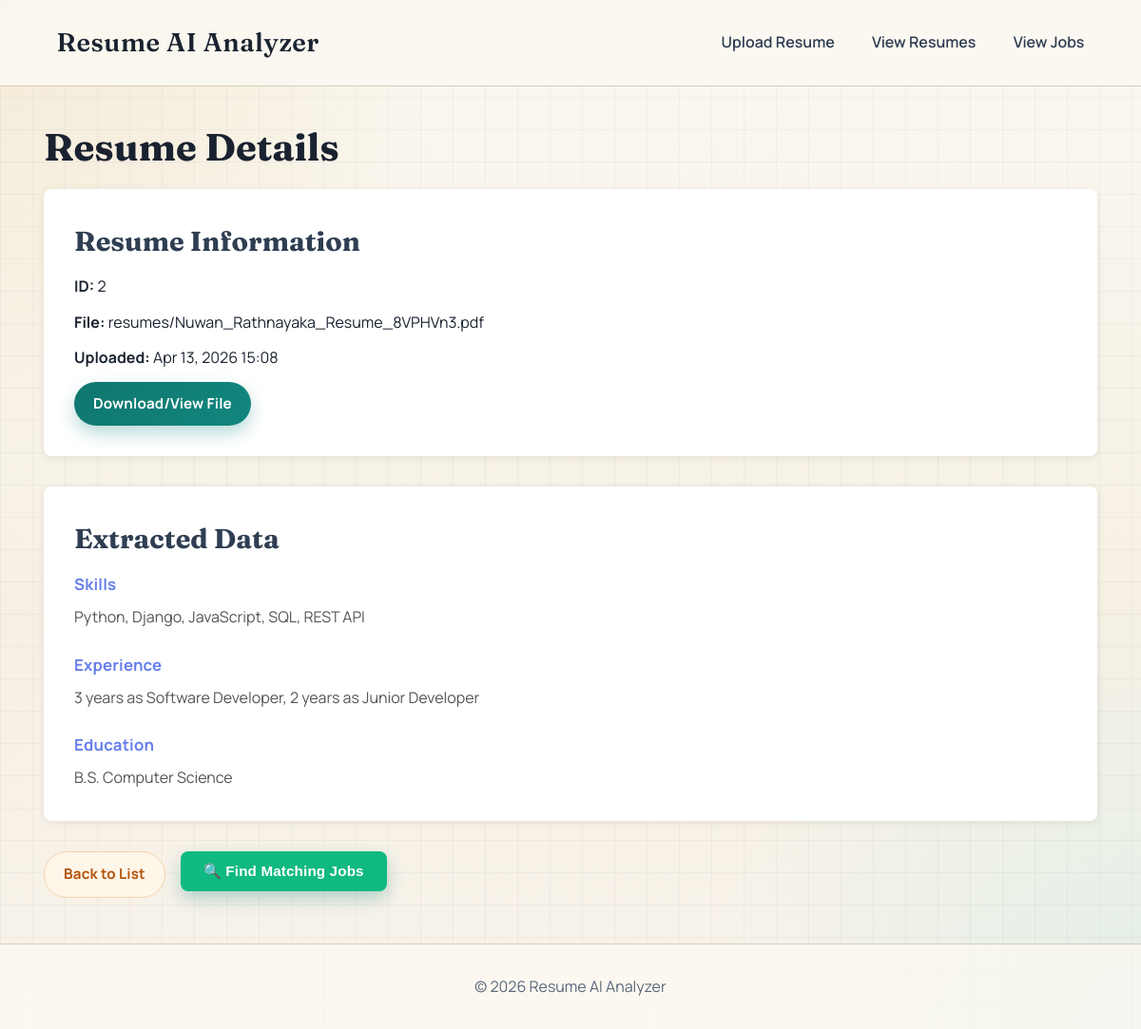
Page /analyzer/resume/2/ on the committed database.
### analyzer/models.py (models this page shows)
class Resume(models.Model):
    file = models.FileField(upload_to = 'resumes/')
    uploaded_at = models.DateTimeField(auto_now_add=True)

class ExtarctedData(models.Model):
    resume = models.OneToOneField(Resume, on_delete=models.CASCADE)
    skills = models.TextField()
    experience = models.TextField()
    education = models.TextField()

### analyzer/views.py (the view)
# urls.py: path('resume/<int:pk>/', views.resume_detail, name='resume_detail'),
def resume_detail(request, pk):
    resume = get_object_or_404(Resume, pk=pk)
    try:
        extracted_data = ExtarctedData.objects.get(resume=resume)
    except ExtarctedData.DoesNotExist:
        extracted_data = None
    context = {
        'resume': resume,
        'extracted_data': extracted_data
    }
    return render(request, 'analyzer/resume_detail.html', context)

### analyzer/templates/analyzer/resume_detail.html (shortened to what this page needs)
{% extends 'analyzer/base.html' %}
{% block content %}
<h1>Resume Details</h1>
<div style="background: white; padding: 2rem; border-radius: 8px; box-shadow: 0 2px 8px rgba(0,0,0,0.08); margin-bottom: 2rem;">
    <h2 style="margin-top: 0;">Resume Information</h2>
    <p style="margin-bottom: 0.75rem;"><strong>ID:</strong> {{ resume.id }}</p>
    <p style="margin-bottom: 0.75rem;"><strong>File:</strong> {{ resume.file.name }}</p>
    <p style="margin-bottom: 0.75rem;"><strong>Uploaded:</strong> {{ resume.uploaded_at|date:"M d, Y H:i" }}</p>
    <a href="{{ resume.file.url }}" target="_blank" class="btn">Download/View File</a>
</div>
{% if extracted_data %}
    <div style="background: white; padding: 2rem; border-radius: 8px; box-shadow: 0 2px 8px rgba(0,0,0,0.08); margin-bottom: 2rem;">
        <h2 style="margin-top: 0;">Extracted Data</h2>
        <div style="margin-bottom: 1.5rem;">
            <h3 style="color: #667eea; margin-bottom: 0.5rem;">Skills</h3>
            <p style="line-height: 1.6; color: #555;">{{ extracted_data.skills }}</p>
        </div>
        <div style="margin-bottom: 1.5rem;">
            <h3 style="color: #667eea; margin-bottom: 0.5rem;">Experience</h3>
            <p style="line-height: 1.6; color: #555;">{{ extracted_data.experience }}</p>
        </div>
        <div>
            <h3 style="color: #667eea; margin-bottom: 0.5rem;">Education</h3>
            <p style="line-height: 1.6; color: #555;">{{ extracted_data.education }}</p>
        </div>
    </div>
{% else %}
    <div style="background: #fff3cd; padding: 1.5rem; border-radius: 8px; color: #856404; margin-bottom: 2rem;">
        <strong>No extracted data available.</strong> Data extraction may still be processing.
    </div>
{% endif %}
<div style="display: flex; gap: 1rem; flex-wrap: wrap;">
    <a href="{% url 'resume_list' %}" class="btn secondary">Back to List</a>
    {% if extracted_data %}
        <form method="POST" action="{% url 'generate_matches' resume.id %}" style="display: inline;">
            <button type="submit" class="btn" style="background: #10b981; border: none; cursor: pointer; padding: 0.75rem 1.5rem; border-radius: 8px; color: white; font-weight: 600;">
                🔍 Find Matching Jobs
            </button>
        </form>
    {% endif %}
</div>
{% endblock %}

### analyzer/templates/analyzer/base.html (style rules this page uses)
:root { --ink-900: #1a2230; --ink-700: #2f3e52; --ink-500: #58677a; --paper-100: #f6f3ea; --paper-200: #efe8dc; --paper-300: #e2d4bc; --brand-700: #0f766e; --brand-600: #12877e; --accent-600: #b45309; --accent-500: #c86410; --ok-100: #dff6ec; --ok-700: #1b6b48; --danger-100: #ffe4df; --danger-700: #8f2f24; --line: #d8ccb8; --shadow-lg: 0 16px 38px rgba(20, 26, 34, 0.12); --shadow-sm: 0 8px 20px rgba(20, 26, 34, 0.08); --radius-lg: 20px; --radius-md: 12px; --space-1: 0.5rem; --space-2: 0.75rem; --space-3: 1rem; --space-4: 1.5rem; --space-5: 2rem; --space-6: 3rem; --max-content: 1140px; }
* { margin: 0; padding: 0; box-sizing: border-box; }
body { font-family: 'Manrope', 'Segoe UI', sans-serif; background: radial-gradient(circle at 0% 0%, #f4ead6 0%, transparent 30%), radial-gradient(circle at 100% 100%, #e2efe7 0%, transparent 28%), linear-gradient(180deg, #fbf8f1 0%, #f6f0e4 60%, #f8f3eb 100%); color: var(--ink-900); min-height: 100vh; line-height: 1.6; position: relative; }
body::before { content: ''; position: fixed; inset: 0; background-image: linear-gradient(rgba(39, 52, 69, 0.04) 1px, transparent 1px), linear-gradient(90deg, rgba(39, 52, 69, 0.04) 1px, transparent 1px); background-size: 34px 34px; pointer-events: none; z-index: -1; }
h1 { margin-bottom: var(--space-2); color: var(--ink-900); font-family: 'Fraunces', Georgia, serif; font-size: clamp(1.8rem, 3.8vw, 2.5rem); }
h2 { margin-top: var(--space-4); margin-bottom: var(--space-2); color: var(--ink-700); font-family: 'Fraunces', Georgia, serif; font-size: clamp(1.2rem, 2.6vw, 1.8rem); }
h3 { font-size: 1.05rem; color: var(--ink-700); letter-spacing: 0.01em; }
.btn { display: inline-block; padding: 0.7rem 1.25rem; background: linear-gradient(135deg, var(--brand-700), var(--brand-600)); color: white; text-decoration: none; border-radius: 999px; border: none; cursor: pointer; font-size: 0.95rem; font-weight: 700; letter-spacing: 0.01em; transition: transform 0.2s ease, box-shadow 0.2s ease, filter 0.2s ease; box-shadow: 0 8px 18px rgba(18, 135, 126, 0.3); }
.btn.secondary { background: #fff6ea; color: var(--accent-600); border: 1px solid #f2d2a9; box-shadow: none; }

### rows in the picture
Resume: id "2", file.name "resumes/Nuwan_Rathnayaka_Resume_8VPHVn3.pdf", uploaded_at "Apr 13, 2026 15:08"
ExtarctedData: skills "Python, Django, JavaScript, SQL, REST API", experience "3 years as Software Developer, 2 years as Junior Developer", education "B.S. Computer Science"
